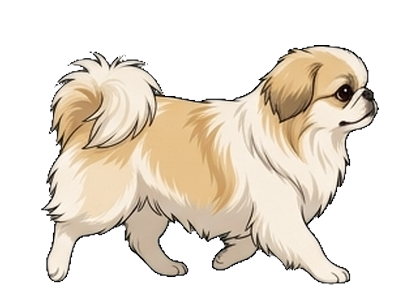
#> input picture neiro-sanpo/frames_norm/n00.png, 420 x 300 px
$ python rig_cutout.py
#> lines starting #> are read from the running program, lines starting #| are printed output that depends on the picture
### neiro-sanpo/rig_legs.py
#!/usr/bin/env python3
"""ねいろの「歩行コマ」を自前で作り直す（足だけ差し替え式リグ）

なぜ必要か:
  AIが描いた12コマは、実はほぼ同じ絵だった（足が動いていない）。
  そこで「胴体は元絵を使い、足だけプログラムで描いて動かす」ことにする。
  ねいろは長毛でお腹の毛が足の付け根を隠すので、この方式と相性が良い。

作り:
  1) 元絵の CUT_Y より下（＝足の部分）を消して「胴体」を作る
     切り口が定規で切ったようになるので、毛のフサフサ（フリンジ）を描き足す
  2) 4本の足を「股関節→ひざ→足先」の2関節で描く
     足先の軌道を先に決めて、ひざの位置は逆算する（IK＝インバースキネマティクス）
  3) 対角の足がペアで動く（左前＋右後ろ）＝犬の速歩（トロット）

出力: frames_rig/r00.png … （胴体の奥に遠側の足、手前に近側の足を重ねた完成コマ）
"""
from PIL import Image, ImageDraw
import math, os, random

HERE = os.path.dirname(os.path.abspath(__file__))
SRC = os.path.join(HERE, "frames_norm", "n00.png")   # 胴体に使う元コマ
OUT = os.path.join(HERE, "frames_rig")

N_FRAMES = 16          # 1歩行サイクルのコマ数
FRINGE_SEED = 3        # 毛先のギザギザの乱数（毎回同じ形にするため固定）

# 「どの高さまで残すか」を横位置ごとに変える折れ線。(x, この高さより下は消す)
# 999 = 切らない（元の毛をそのまま残す）
#
# 【重要】元絵の4本の足は x=105〜380 の広範囲に描かれている。
# ここを消し残すと、自作の足と足して「6本足の犬」になる（実際にそうなった）。
# 一度この範囲を狭く取りすぎて失敗しているので、狭めるときは必ず
# make_body() の結果を目視すること（元の足が残っていないか）。
CUT_PROFILE = [
    (0, 999), (30, 999), (40, 240), (80, 234), (150, 230), (200, 228),
    (260, 226), (320, 226), (370, 230), (386, 236), (394, 999), (420, 999),
]

STRIDE = 56.0          # 足先が前後に動く幅(px)。1サイクルでこれだけ前に進む
LIFT = 13.0            # 足を持ち上げる高さ(px)
STANCE = 0.60          # 1サイクルのうち足が地面に着いている割合

# 色（元絵から拾った近い色）
OUTLINE = (58, 44, 36, 255)
NEAR_FILL = (250, 242, 228, 255)    # 手前側の足（クリーム色）
NEAR_SHADE = (226, 210, 188, 255)
FAR_FILL = (211, 196, 174, 255)     # 奥側の足（影で少し暗い）
FAR_SHADE = (188, 170, 148, 255)

# 4本の足の設定
#   hip    : 股関節の位置（胴体の毛に隠れる高さにする）
#   ground : 足先が地面に着く高さ
#   l1,l2  : 上腿・下腿の長さ
#   phase  : 歩行サイクルの位相（0.0 と 0.5 の対角ペア）
#   bend   : ひざの曲がる向き（+1=後ろ向き / -1=前向き）
#   near   : 手前側の足か（True なら胴体の手前に描く）
#   w1,w2  : 上腿・下腿の太さ
LEGS = [
    dict(name="後ろ・奥", hip=(132, 206), ground=277, l1=40, l2=39,
         phase=0.00, bend=-1, near=False, w1=20, w2=13, paw=(15, 9)),
    dict(name="前・奥",   hip=(295, 208), ground=276, l1=38, l2=37,
         phase=0.50, bend=+1, near=False, w1=19, w2=13, paw=(15, 9)),
    dict(name="後ろ・手前", hip=(116, 204), ground=283, l1=45, l2=44,
         phase=0.50, bend=-1, near=True,  w1=24, w2=15, paw=(18, 11)),
    dict(name="前・手前", hip=(306, 206), ground=283, l1=44, l2=43,
         phase=0.00, bend=+1, near=True,  w1=23, w2=15, paw=(18, 11)),
]


def cut_line(x):
    """CUT_PROFILE を直線でつないで、その x での切る高さを返す"""
    for (x0, y0), (x1, y1) in zip(CUT_PROFILE, CUT_PROFILE[1:]):
        if x0 <= x <= x1:
            t = (x - x0) / max(1, x1 - x0)
            return y0 + (y1 - y0) * t
    return CUT_PROFILE[-1][1]


def make_body(src_path):
    """元コマから足を消して「胴体」を作り、切った所だけ毛先を描き足す"""
    im = Image.open(src_path).convert("RGBA")
    W, H = im.size
    px = im.load()

    cut_cols = {}      # 実際に切った列だけ記録（毛先を描くのはここだけ）
    for x in range(W):
        cy = int(round(cut_line(x)))
        lowest = None
        for y in range(H - 1, cy - 1, -1):
            if px[x, y][3]:
                lowest = y
                break
        if lowest is None:
            continue                     # 元々そこに毛が無い＝切っていない
        cut_cols[x] = cy
        for y in range(cy, H):
            if px[x, y][3]:
                px[x, y] = (0, 0, 0, 0)

    # --- 切り口に毛先を描き足す（定規で切ったような直線を隠す） ---
    rnd = random.Random(FRINGE_SEED)
    d = ImageDraw.Draw(im)
    for x, cy in cut_cols.items():
        base = px[x, cy - 2] if cy >= 2 else (0, 0, 0, 0)
        if base[3] < 200:
            continue
        length = rnd.randint(2, 8)
        col = (base[0], base[1], base[2], 255)
        d.line([(x, cy - 2), (x + rnd.randint(-1, 1), cy - 2 + length)],
               fill=col, width=1)
        if rnd.random() < 0.08:      # ときどき暗い毛筋を混ぜて毛っぽく
            d.line([(x, cy - 3), (x + rnd.randint(-1, 1), cy - 3 + max(1, length - 2))],
                   fill=(120, 100, 84, 190), width=1)
    return im


# [62 lines left out: functions solve_knee, ankle_pos, draw_leg, not called in this run]


def body_bottom_map(body):
    """列ごとに「胴体のいちばん下の毛の位置」を調べる

    足はすべて胴体より奥にあるので、この線より上に足が見えてはいけない。
    （見えると、毛の脇から足の付け根がニョキッと生える）
    """
    W, H = body.size
    px = body.load()
    bottom = [-1] * W
    for x in range(W):
        for y in range(H - 1, -1, -1):
            if px[x, y][3] > 8:
                bottom[x] = y
                break
    return bottom


# [33 lines left out: function main, not called in this run]


# [2 lines that do not run on import are left out]

### neiro-sanpo/rig_cutout.py
#!/usr/bin/env python3
"""ねいろの歩行コマを作る（元絵の足を切り出して振る方式）

rig_legs.py との違い:
  rig_legs.py … 足を「プログラムで描く」。形は自由だが、毛のふかふか感が出ない。
  この版      … 元絵の足を「切り出して回す」。**毛が描き込まれたまま**動かせる。

考え方:
  1) 胴体から下（＝足）を切り離す                     … rig_legs.make_body を再利用
  2) 切り離した部分を、輪郭線で囲まれたかたまりごとに4本へ分ける
     （足どうしが接触していて、横位置で機械的には切れないため）
  3) 各足を「付け根」を中心に少しだけ回す
     対角の足がペアで動く（右前＋左後ろ / 左前＋右後ろ）＝犬の速歩

出力: frames_rig/r00.png …
"""
from PIL import Image
from collections import deque
import math, os, sys

sys.path.insert(0, os.path.dirname(os.path.abspath(__file__)))
import rig_legs as R          # make_body / cut_line / SRC を借りる

HERE = os.path.dirname(os.path.abspath(__file__))
OUT = os.path.join(HERE, "frames_rig")

N_FRAMES = 16
AMP_DEG = 13.0      # 足を振る角度（片側）。元絵の右前足くらいの控えめな動きに合わせた
OUTLINE_LUM = 118   # これより暗ければ輪郭線とみなす
STEM = 24           # 足の上端を上へ伸ばす長さ。回したとき毛との間に隙間ができないように

# 4本の足の設定
#   xmax  : この横位置より左のかたまりをこの足とみなす（元絵を実測して決めた）
#   pivot : 回転の中心（＝付け根）。胴体の毛に隠れる位置にする
#   phase : 歩行サイクルの位相。対角の足を同じ位相にすると犬らしい速歩になる
#   near  : 手前側の足か（描く順の前後関係に使う）
#   copy_from : 別の足を複製して使う（元絵の形が使えないとき）
#   scale/tint: 複製したものを奥側らしく「少し小さく・少し暗く」する
LEGS = [
    dict(name="右後ろ(手前)", xmax=110, pivot=(74, 210),  phase=0.5, near=True),
    dict(name="左後ろ(奥)",   xmax=190, pivot=(138, 212), phase=0.0, near=False),
    # 元絵の左前足は肉球が後ろ向きの「折りたたんだ足」で、他の3本と向きが揃わない。
    # そのため、お手本の右前足を複製して使う。
    dict(name="左前(奥)",     xmax=260, pivot=(262, 206), phase=0.5, near=False,
         copy_from=3, scale=0.88, tint=(0.80, 0.76, 0.72)),
    dict(name="右前(手前)",   xmax=999, pivot=(272, 208), phase=0.0, near=True),
]


def lum(c):
    return 0.299 * c[0] + 0.587 * c[1] + 0.114 * c[2]


def split_legs(legs_img):
    """足の画像を4本に切り分ける

    輪郭線（暗い画素）をいったん除くと、足の中身どうしが分離する。
    そのかたまりを横位置で4本に振り分け、あとから輪郭線を近い足へ吸わせる。
    """
    W, H = legs_img.size
    p = legs_img.load()
    lab = [[0] * H for _ in range(W)]      # 0=未割り当て, 1〜4=足番号

    # --- 輪郭線を除いた「中身」を、つながりごとにたどる ---
    seen = [[False] * H for _ in range(W)]
    for x0 in range(W):
        for y0 in range(H):
            c = p[x0, y0]
            if c[3] < 40 or lum(c) < OUTLINE_LUM or seen[x0][y0]:
                continue
            q = deque([(x0, y0)])
            seen[x0][y0] = True
            pix = []
            while q:
                x, y = q.popleft()
                pix.append((x, y))
                for dx, dy in ((1, 0), (-1, 0), (0, 1), (0, -1)):
                    nx, ny = x + dx, y + dy
                    if 0 <= nx < W and 0 <= ny < H and not seen[nx][ny]:
                        cc = p[nx, ny]
                        if cc[3] >= 40 and lum(cc) >= OUTLINE_LUM:
                            seen[nx][ny] = True
                            q.append((nx, ny))
            if len(pix) < 250:
                continue                    # ハイライト等の小さな島は後で吸収させる
            cx = sum(a for a, _ in pix) / len(pix)
            idx = next(i for i, L in enumerate(LEGS) if cx < L["xmax"])
            for a, b in pix:
                lab[a][b] = idx + 1

    # --- 輪郭線と小さな島を、隣の足へ広げて吸わせる ---
    q = deque((x, y) for x in range(W) for y in range(H) if lab[x][y])
    while q:
        x, y = q.popleft()
        for dx, dy in ((1, 0), (-1, 0), (0, 1), (0, -1)):
            nx, ny = x + dx, y + dy
            if 0 <= nx < W and 0 <= ny < H and not lab[nx][ny] and p[nx, ny][3] >= 40:
                lab[nx][ny] = lab[x][y]
                q.append((nx, ny))

    # --- 足ごとの画像に分ける。上端は STEM ぶん上へ伸ばして毛の下に潜らせる ---
    # なぜ伸ばすか: 足を回すと上端が斜めにずれ、毛との間に隙間ができるため。
    # 伸ばす色は「フチの半透明画素」ではなく必ず中身から拾う（拾い間違えると縞模様になる）。
    layers = []
    for i in range(len(LEGS)):
        layer = Image.new("RGBA", (W, H), (0, 0, 0, 0))
        lp = layer.load()
        for x in range(W):
            solid = []
            for y in range(H):
                if lab[x][y] == i + 1:
                    lp[x, y] = p[x, y]
                    if p[x, y][3] > 200:
                        solid.append(y)
            if len(solid) < 6:
                continue                    # 端の細い部分は伸ばさない（ヒゲ状のゴミになる）
            top = solid[0]
            # 毛の切り口に接している列だけ伸ばす。
            # 足先（肉球）のように下の方から始まる列まで伸ばすと、
            # 毛より下に「板」がはみ出して見える（実際にそうなった）。
            if top > R.cut_line(x) + 6:
                continue
            c = p[x, solid[min(3, len(solid) - 1)]]     # 中身の色
            col = (c[0], c[1], c[2], 255)
            for y in range(max(0, top - STEM), top):
                lp[x, y] = col
        layers.append(layer)
    return layers


def duplicate_leg(src, src_pivot, dst_pivot, scale, tint):
    """ある足を複製して、別の付け根に合わせて置き直す

    元絵の足の形がそのまま使えないとき用。
    奥側の足に見せるため、少し小さくして色を暗く落とす。
    """
    bb = src.getbbox()
    sub = src.crop(bb)
    sub = sub.resize((max(1, round(sub.width * scale)),
                      max(1, round(sub.height * scale))), Image.LANCZOS)
    sp = sub.load()
    for x in range(sub.width):
        for y in range(sub.height):
            r, g, b, a = sp[x, y]
            if a:
                sp[x, y] = (int(r * tint[0]), int(g * tint[1]), int(b * tint[2]), a)

    # 付け根から見た相対位置を保ったまま、新しい付け根の位置へ置く
    ox, oy = bb[0] - src_pivot[0], bb[1] - src_pivot[1]
    out = Image.new("RGBA", src.size, (0, 0, 0, 0))
    out.paste(sub, (round(dst_pivot[0] + ox * scale),
                    round(dst_pivot[1] + oy * scale)), sub)
    return out


def foot_travel(layer, pivot):
    """この足の「足先」が1往復で動く距離。歩幅として使う"""
    bbox = layer.getbbox()
    if not bbox:
        return 0.0
    # 足先＝付け根からいちばん遠い点、で近似する
    far = math.hypot(max(abs(bbox[0] - pivot[0]), abs(bbox[2] - pivot[0])),
                     bbox[3] - pivot[1])
    return 2 * math.sin(math.radians(AMP_DEG)) * far


def main():
    body = R.make_body(R.SRC)
#> in make_body, im is the input picture: PIL image 420x300 RGBA; mean R, G, B, A 90.6, 82.2, 70.8, 109.6
#> in make_body, `d = ImageDraw.Draw(im)`:
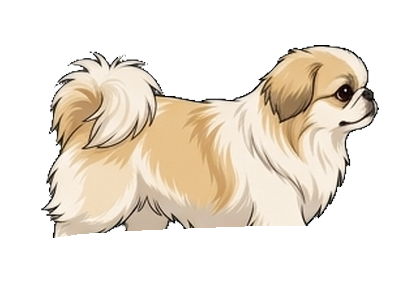
#> im: PIL image 420x300 RGBA; mean R, G, B, A 79.7, 71.9, 61.4, 94.8; transparent parts drawn white
#> the loop in make_body, `for x, cy in cut_cols.items():` made 288 passes
#> col on passes 8, 9, 11: (6, 6, 5, 255), (111, 106, 100, 255), (254, 247, 235, 255)
    W, H = body.size
#> W = 420; H = 300

    orig = Image.open(R.SRC).convert("RGBA")
    op = orig.load()
    legs_img = Image.new("RGBA", (W, H), (0, 0, 0, 0))
#> legs_img: PIL image 420x300 RGBA; every value is 0
    lp = legs_img.load()
    for x in range(W):
        cy = int(round(R.cut_line(x)))
        for y in range(cy, H):
            if op[x, y][3]:
                lp[x, y] = op[x, y]

    layers = split_legs(legs_img)
#> after the loop in split_legs, `for x0 in range(W):`: lab = 420 items
#> the loop in split_legs, `while q:` made 7612 passes
#> (x, y) on passes 1 to 3: (48, 257), (48, 258), (48, 259)
#> after the loop in split_legs, `for i in range(len(LEGS)):`: layers = 4 items
#> layers = 4 items
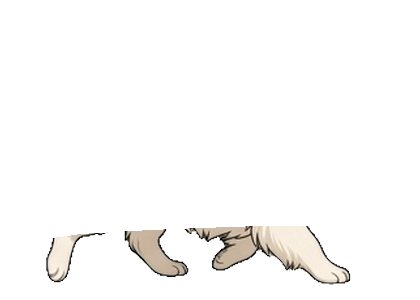
#> legs_img: PIL image 420x300 RGBA; mean R, G, B, A 11, 10.3, 9.4, 14.9; transparent parts drawn white

    # 元絵の形が使えない足を、別の足の複製に差し替える
    for i, L in enumerate(LEGS):
        if "copy_from" in L:
            src_i = L["copy_from"]
            layers[i] = duplicate_leg(layers[src_i], LEGS[src_i]["pivot"],
                                      L["pivot"], L["scale"], L["tint"])
#> this loop made 4 passes
#> (bb in duplicate_leg, ox in duplicate_leg, oy in duplicate_leg) on pass 3: ((251, 202, 350, 285), -21, -6)
#> pass 3, in duplicate_leg, `sub = sub.resize((max(1, round(sub.width * scale)), max(1, round(sub.h..`:
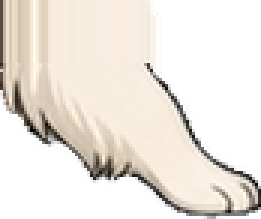
#> sub: PIL image 87x73 RGBA (shown 3 times larger); mean R, G, B, A 124.7, 118.7, 110.7, 141.1; transparent parts drawn white

    for L, layer in zip(LEGS, layers):
        bb = layer.getbbox()
        src = f"（{LEGS[L['copy_from']]['name']}の複製）" if "copy_from" in L else ""
        print(f"  {L['name']}: {'OK' if bb else '!! 空っぽ'}  範囲={bb} {src}")
#> this loop made 4 passes
#> (bb, src) on passes 1 to 4: ((46, 210, 105, 283), ''), ((124, 205, 189, 277), ''), ((244, 201, 331, 274), '（右前(手前)の複製）'), ((251, 202, 350, 285), '')
#|   右後ろ(手前): OK  範囲=(46, 210, 105, 283)
#|   左後ろ(奥): OK  範囲=(124, 205, 189, 277)
#|   左前(奥): OK  範囲=(244, 201, 331, 274) （右前(手前)の複製）
#|   右前(手前): OK  範囲=(251, 202, 350, 285)

    stride = max(foot_travel(l, L["pivot"]) for l, L in zip(layers, LEGS))
#> stride = 49.31

    os.makedirs(OUT, exist_ok=True)
    for f in os.listdir(OUT):
        if f.endswith(".png"):
            os.remove(os.path.join(OUT, f))

    # 胴体の毛の下端。足はすべてこの線より下にだけ見えるようにする
    bottom = R.body_bottom_map(body)
#> bottom = 420 values, max 244 at index 56, min -1 at index 0, mean 175.1

    for i in range(N_FRAMES):
        t = i / N_FRAMES
        # 足はすべて胴体より奥。手前側の足を後に重ねて前後関係を出す
        legs_layer = Image.new("RGBA", (W, H), (0, 0, 0, 0))
        for want_near in (False, True):
            for L, layer in zip(LEGS, layers):
                if L["near"] != want_near:
                    continue
                ang = AMP_DEG * math.sin(2 * math.pi * (t + L["phase"]))
                legs_layer.alpha_composite(
                    layer.rotate(ang, resample=Image.BICUBIC, center=L["pivot"]))

        # 毛の下端より上へはみ出した足（＝継ぎ足した根元や回転でずれた分）を消す
        lp2 = legs_layer.load()
        for x in range(W):
            for y in range(min(bottom[x] + 1, H)):
                if lp2[x, y][3]:
                    lp2[x, y] = (0, 0, 0, 0)

        canvas = Image.new("RGBA", (W, H), (0, 0, 0, 0))
        canvas.alpha_composite(legs_layer)
        canvas.alpha_composite(body)
        canvas.save(os.path.join(OUT, f"r{i:02d}.png"))
#> this loop made 16 passes
#> pass 1, in main, `canvas.save(os.path.join(OUT, f"r{i:02d}.png"))`:
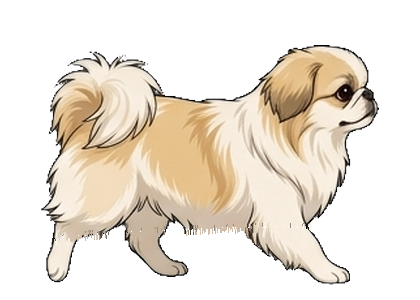
#> saved as r00.png: PIL image 420x300 RGBA; mean R, G, B, A 89.1, 80.8, 69.6, 107.1; transparent parts drawn white
#> after the loop:
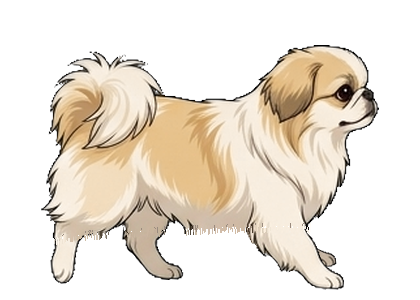
#> canvas: PIL image 420x300 RGBA; mean R, G, B, A 89.4, 81.1, 69.8, 107.5; transparent parts drawn white
#> after the loop:
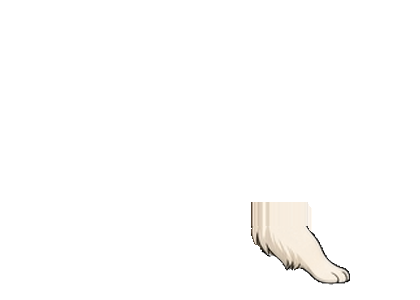
#> layer: PIL image 420x300 RGBA; mean R, G, B, A 8, 7.6, 7.1, 9.2; transparent parts drawn white
#> after the loop:
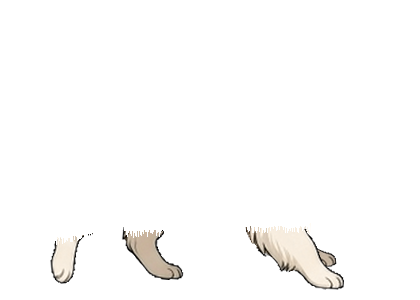
#> legs_layer: PIL image 420x300 RGBA; mean R, G, B, A 8.7, 8.2, 7.5, 11.2; transparent parts drawn white

    print(f">>> {N_FRAMES}コマ生成 -> frames_rig/  (1サイクルで約 {stride:.0f}px 前進)")
#| >>> 16コマ生成 -> frames_rig/  (1サイクルで約 49px 前進)
    print(f"    ※ make_dog_layer.py の STRIDE を {stride:.0f} に合わせること")
#|     ※ make_dog_layer.py の STRIDE を 49 に合わせること


if __name__ == "__main__":
    main()
